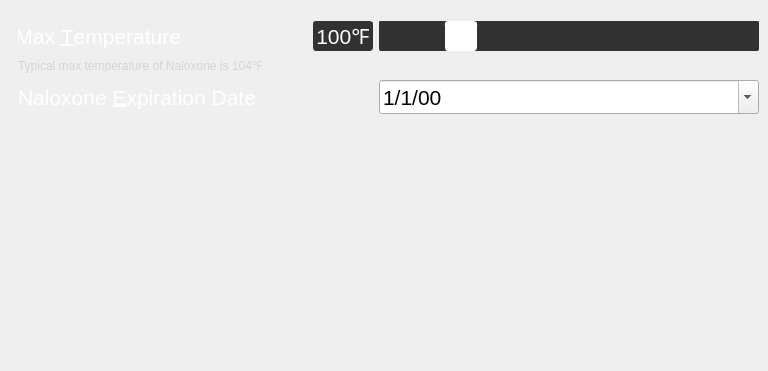
         <widget class="QWidget" name="naloxone_info">
          <attribute name="title">
           <string>Naloxone</string>
          </attribute>
          <widget class="QWidget" name="verticalLayoutWidget_10">
           <property name="geometry">
            <rect>
             <x>18</x>
             <y>21</y>
             <width>741</width>
             <height>341</height>
            </rect>
           </property>
           <layout class="QVBoxLayout" name="verticalLayout_49">
            <item>
             <layout class="QVBoxLayout" name="verticalLayout_50">
              <item>
               <layout class="QHBoxLayout" name="horizontalLayout_43">
                <item>
                 <widget class="QLabel" name="absoluteMaximumTemperatureLabel">
                  <property name="font">
                   <font>
                    <pointsize>16</pointsize>
                   </font>
                  </property>
                  <property name="styleSheet">
                   <string notr="true">color:white</string>
                  </property>
                  <property name="text">
                   <string>Max &amp;Temperature</string>
                  </property>
                  <property name="alignment">
                   <set>Qt::AlignRight|Qt::AlignTrailing|Qt::AlignVCenter</set>
                  </property>
                  <property name="buddy">
                   <cstring>temperatureSlider</cstring>
                  </property>
                 </widget>
                </item>
                <item>
                 <spacer name="horizontalSpacer_20">
                  <property name="orientation">
                   <enum>Qt::Horizontal</enum>
                  </property>
                  <property name="sizeHint" stdset="0">
                   <size>
                    <width>40</width>
                    <height>20</height>
                   </size>
                  </property>
                 </spacer>
                </item>
                <item>
                 <widget class="QLabel" name="CurrentTemperatureLabel">
                  <property name="minimumSize">
                   <size>
                    <width>60</width>
                    <height>30</height>
                   </size>
                  </property>
                  <property name="font">
                   <font>
                    <pointsize>16</pointsize>
                   </font>
                  </property>
                  <property name="styleSheet">
                   <string notr="true">color: white; background-color: rgb(50,50,50); border-radius:3px;border-color: rgb(50,50,50);border-width: 1px;border-style: solid;</string>
                  </property>
                  <property name="text">
                   <string>100℉</string>
                  </property>
                  <property name="alignment">
                   <set>Qt::AlignCenter</set>
                  </property>
                 </widget>
                </item>
                <item>
                 <widget class="QSlider" name="temperatureSlider">
                  <property name="minimumSize">
                   <size>
                    <width>380</width>
                    <height>30</height>
                   </size>
                  </property>
                  <property name="maximumSize">
                   <size>
                    <width>16777215</width>
                    <height>30</height>
                   </size>
                  </property>
                  <property name="font">
                   <font>
                    <pointsize>16</pointsize>
                   </font>
                  </property>
                  <property name="styleSheet">
                   <string notr="true">QSlider::groove:horizontal {
    border: 1px solid rgb(50,50,50);
    border-radius: 3px;
    height: 30px; /* the groove expands to the size of the slider by default. by giving it a height, it has a fixed size */
    background: rgb(50,50,50);
    margin: 2px 0;
}

QSlider::handle:horizontal {
    background-color:white;
    border: 1px solid white;
    width: 30px;
    border-radius: 3px;
}</string>
                  </property>
                  <property name="maximum">
                   <number>212</number>
                  </property>
                  <property name="value">
                   <number>40</number>
                  </property>
                  <property name="sliderPosition">
                   <number>40</number>
                  </property>
                  <property name="orientation">
                   <enum>Qt::Horizontal</enum>
                  </property>
                 </widget>
                </item>
               </layout>
              </item>
              <item>
               <widget class="QLabel" name="label_19">
                <property name="styleSheet">
                 <string notr="true">color:lightgrey</string>
                </property>
                <property name="text">
                 <string>Typical max temperature of Naloxone is 104℉.</string>
                </property>
                <property name="alignment">
                 <set>Qt::AlignLeading|Qt::AlignLeft|Qt::AlignTop</set>
                </property>
               </widget>
              </item>
             </layout>
            </item>
            <item>
             <layout class="QVBoxLayout" name="verticalLayout_22">
              <item>
               <layout class="QHBoxLayout" name="horizontalLayout_13">
                <item>
                 <widget class="QLabel" name="naloxoneExpirationDateSettingsLabel">
                  <property name="font">
                   <font>
                    <pointsize>16</pointsize>
                   </font>
                  </property>
                  <property name="styleSheet">
                   <string notr="true">color:white</string>
                  </property>
                  <property name="text">
                   <string>Naloxone &amp;Expiration Date</string>
                  </property>
                  <property name="alignment">
                   <set>Qt::AlignLeading|Qt::AlignLeft|Qt::AlignVCenter</set>
                  </property>
                  <property name="buddy">
                   <cstring>naloxoneExpirationDateEdit</cstring>
                  </property>
                 </widget>
                </item>
                <item>
                 <spacer name="horizontalSpacer_19">
                  <property name="orientation">
                   <enum>Qt::Horizontal</enum>
                  </property>
                  <property name="sizeHint" stdset="0">
                   <size>
                    <width>40</width>
                    <height>20</height>
                   </size>
                  </property>
                 </spacer>
                </item>
                <item>
                 <widget class="QDateEdit" name="naloxoneExpirationDateEdit">
                  <property name="minimumSize">
                   <size>
                    <width>380</width>
                    <height>30</height>
                   </size>
                  </property>
                  <property name="font">
                   <font>
                    <pointsize>16</pointsize>
                   </font>
                  </property>
                  <property name="styleSheet">
                   <string notr="true">color: white; background-color: rgb(50,50,50); border-radius:3px;border-color: rgb(50,50,50);border-width: 1px;border-style: solid;
QCalendarWidget QWidget { alternate-background-color: rgb(50, 50, 50); }</string>
                  </property>
                  <property name="displayFormat">
                   <string>M/d/yy</string>
                  </property>
                  <property name="calendarPopup">
                   <bool>true</bool>
                  </property>
                 </widget>
                </item>
               </layout>
              </item>
             </layout>
            </item>
            <item>
             <spacer name="verticalSpacer_5">
              <property name="orientation">
               <enum>Qt::Vertical</enum>
              </property>
              <property name="sizeHint" stdset="0">
               <size>
                <width>20</width>
                <height>40</height>
               </size>
              </property>
             </spacer>
            </item>
           </layout>
          </widget>
         </widget>
